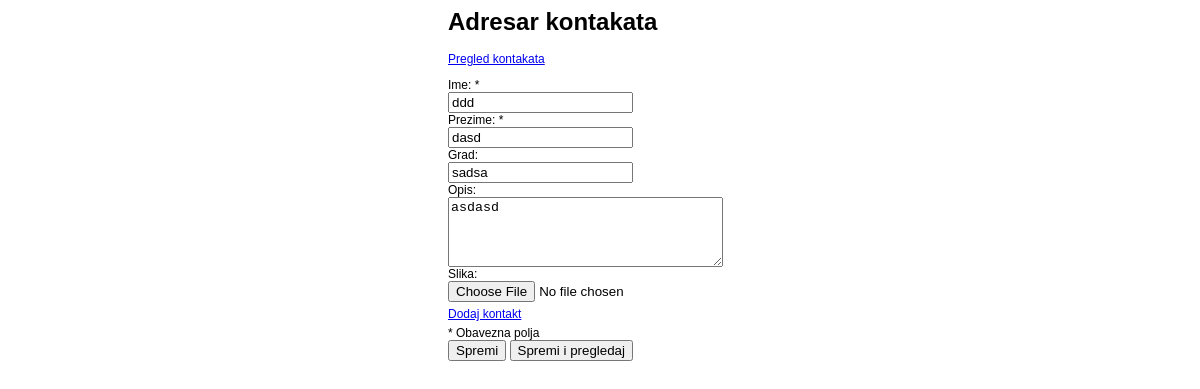
The page /admin/?id=243 on the database its author committed.
### tables this page shows
CREATE TABLE IF NOT EXISTS `contacts` (
  `id` int(10) unsigned NOT NULL AUTO_INCREMENT,
  `name` varchar(50) NOT NULL,
  `last_name` varchar(50) NOT NULL,
  `city` varchar(80) NOT NULL,
  `description` varchar(255) NOT NULL,
  `created` timestamp NOT NULL DEFAULT CURRENT_TIMESTAMP,
  PRIMARY KEY (`id`)
);

### lib/Admin_Crud.php (called while the page is built, shortened)
<?php
class Admin_Crud
{
	public $table = '', $table_related = '', $img_sizes = array();
	public function get_data($conn, $id)
	{
		$sql = 'select * from `'.$this->table.'` where id = '.(int)$id.'';
		$rez = mysqli_query($conn, $sql);
		$row = mysqli_fetch_array($rez);
		$sql = 'select id, photo_name from photos where table_name="'.$this->table.'" and table_id='.(int)$id.' ';
		$rez2 = mysqli_query($conn, $sql);
		$row2 = mysqli_fetch_array($rez2);
		$row['image_url_1'] = 'th_'.$row2['photo_name'];
		$row['image_url_2'] = $row2['photo_name'];
		$row['image_id'] = $row2['id'];
		$row['related_data'] = $this->get_related_data($conn);
		return $row;
	}
	public function get_related_data($conn)
	{
		$rez = '';
		if( is_numeric($_GET['id']) && ($_GET['id'] > 0) )
		{
			$last_id = (int)$_GET['id'];
			$sql = 'select *
			from `'.$this->table_related.'`
			where '.$this->table.'_id = '.$last_id.'
			order by id asc ';
			$rez = mysqli_query($conn, $sql);
		}
		return $rez;
	}
}

### admin/index.php (the view, shortened to what this page needs)
<?php ini_set('display_errors', 0);
require_once '../lib/config.php';
$db = new Db;
$conn = $db->getConnection();
require_once '../lib/Admin_Crud.php';
$crud = new Admin_Crud;
$crud->table = 'contacts';
$crud->table_related = 'contacts_numbers';
$crud->img_sizes = array(300,200,800,600);
$save_status = "";
if( is_numeric($_GET['id']) && ($_GET['id'] > 0) )
{
	$data = $crud->get_data($conn, (int)$_GET['id']);
}
?>
<html>
<head>
<link rel="stylesheet" type="text/css" href="css/style.css" />
</head>
<body>
<div class="main">
	<form name="form_1" id="form_1" method="post" action="index.php<?php echo (is_numeric($_GET['id']) ? '?id='.$_GET['id'] : '') ;?>" enctype="multipart/form-data">
		<h1>Adresar kontakata</h1>
		<p><a href="adresar_pregled.php">Pregled kontakata</a></p>
		<span class="form_block">
			<label for="name">Ime: *</label>
			<input type="text" name="name" id="name" value="<?php echo $data['name'];?>" class="<?php echo $save_status['name'];?>" />
		</span>
		<span class="form_block">
			<label for="last_name">Prezime: *</label>
			<input type="text" name="last_name" id="last_name" value="<?php echo $data['last_name'];?>" class="<?php echo $save_status['last_name'];?>" />
		</span>
		<span class="form_block">
			<label for="city">Grad: </label>
			<input type="text" name="city" id="city" value="<?php echo $data['city'];?>" />
		</span>
		<span class="form_block">
			<label for="description">Opis: </label>
			<textarea name="description" id="description"><?php echo $data['description'];?></textarea>
		</span>
		<span class="form_block" id="img_block_<?php echo $data['image_id'];?>">
			<label for="img_1">Slika: </label>
			<?php if($data['image_id'] == "") { ?>
			<input type="file" id="images" name="images[]" />
			<?php } ?>
		</span>
		<span class="form_block spacer">
			<a href="javascript:;" onclick="add_contact();" />Dodaj kontakt</a>
		</span>
		<span class="form_block">
			* Obavezna polja
		</span>
		<span class="form_block">
			<input type="submit" value="Spremi" name="save" id="save" />
			<input type="submit" value="Spremi i pregledaj" name="save_2" id="save_2" />
		</span>
	</form>
</div>
</body>
</html>

### admin/css/style.css (style rules this page uses)
body { font-family:Arial, helvetica, Verdana; font-size:12px; }
.main { width: 304px; margin: 0 auto; }
form span label { display:block; width:100%; }
form textarea { width:275px; height:70px; }
.form_block { float:left; }
.spacer { padding:5px 0 5px 0; }

### rows shown on the page
contacts: name "ddd", last_name "dasd", city "sadsa", description "asdasd"
